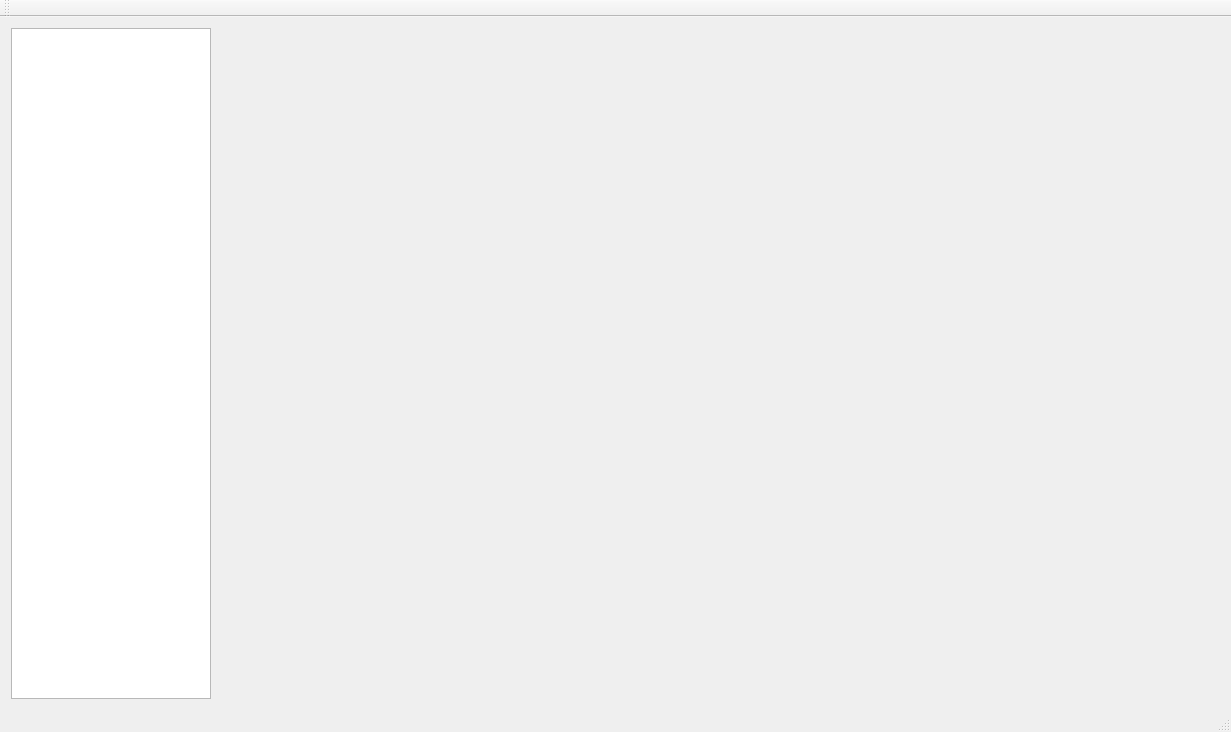
<?xml version="1.0" encoding="UTF-8"?>
<ui version="4.0">
 <class>MainWindow</class>
 <widget class="QMainWindow" name="MainWindow">
  <property name="geometry">
   <rect>
    <x>0</x>
    <y>0</y>
    <width>1231</width>
    <height>732</height>
   </rect>
  </property>
  <property name="windowTitle">
   <string>MainWindow</string>
  </property>
  <widget class="QWidget" name="centralWidget">
   <layout class="QHBoxLayout" name="horizontalLayout">
    <item>
     <widget class="QTableWidget" name="mplfigs">
      <property name="sizePolicy">
       <sizepolicy hsizetype="Maximum" vsizetype="Expanding">
        <horstretch>0</horstretch>
        <verstretch>0</verstretch>
       </sizepolicy>
      </property>
      <property name="maximumSize">
       <size>
        <width>200</width>
        <height>16777215</height>
       </size>
      </property>
     </widget>
    </item>
    <item>
     <spacer name="verticalSpacer">
      <property name="orientation">
       <enum>Qt::Vertical</enum>
      </property>
      <property name="sizeType">
       <enum>QSizePolicy::Maximum</enum>
      </property>
      <property name="sizeHint" stdset="0">
       <size>
        <width>40</width>
        <height>658</height>
       </size>
      </property>
     </spacer>
    </item>
    <item>
     <widget class="QWidget" name="mplwindow" native="true">
      <property name="sizePolicy">
       <sizepolicy hsizetype="Expanding" vsizetype="Expanding">
        <horstretch>0</horstretch>
        <verstretch>0</verstretch>
       </sizepolicy>
      </property>
      <layout class="QVBoxLayout" name="mplvl"/>
     </widget>
    </item>
   </layout>
  </widget>
  <widget class="QMenuBar" name="menuBar">
   <property name="geometry">
    <rect>
     <x>0</x>
     <y>0</y>
     <width>1231</width>
     <height>21</height>
    </rect>
   </property>
  </widget>
  <widget class="QToolBar" name="mainToolBar">
   <attribute name="toolBarArea">
    <enum>TopToolBarArea</enum>
   </attribute>
   <attribute name="toolBarBreak">
    <bool>false</bool>
   </attribute>
  </widget>
  <widget class="QStatusBar" name="statusBar"/>
 </widget>
 <layoutdefault spacing="6" margin="11"/>
 <resources/>
 <connections/>
</ui>
